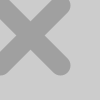
Frame 1 (no input)
Frame 60 (the mouse pressed at the canvas centre just before this capture): identical to frame 1, image omitted
Frame 120 (the mouse held since frame 60 and released just before this capture): identical to frame 1, image omitted

The Processing sketch that drew this single still picture (run headless with seeded random() and noise(); from frame 60 on, the mouse is pressed at the canvas centre):

// Processing sketch: Ex_06
// ── Ex_06.pde
void setup() {
  size(100, 100);
}

void draw() {
  drawX();
}

void drawX() {
  background(204);
  // Draw thick, light gray X
  stroke(160);
  strokeWeight(20);
  line(0, 5, 60, 65);
  line(60, 5, 0, 65);
}
